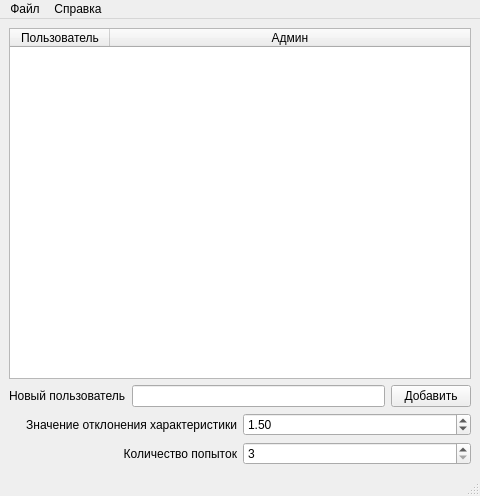
<?xml version="1.0" encoding="UTF-8"?>
<ui version="4.0">
 <class>AdminWindow</class>
 <widget class="QMainWindow" name="AdminWindow">
  <property name="geometry">
   <rect>
    <x>0</x>
    <y>0</y>
    <width>480</width>
    <height>496</height>
   </rect>
  </property>
  <property name="windowTitle">
   <string>Admin</string>
  </property>
  <widget class="QWidget" name="centralwidget">
   <layout class="QVBoxLayout" name="verticalLayout_2">
    <item>
     <layout class="QVBoxLayout" name="verticalLayout">
      <item>
       <widget class="QTableWidget" name="usersTableWidget">
        <property name="selectionBehavior">
         <enum>QAbstractItemView::SelectRows</enum>
        </property>
        <property name="columnCount">
         <number>2</number>
        </property>
        <attribute name="horizontalHeaderCascadingSectionResizes">
         <bool>true</bool>
        </attribute>
        <attribute name="horizontalHeaderHighlightSections">
         <bool>true</bool>
        </attribute>
        <attribute name="horizontalHeaderStretchLastSection">
         <bool>true</bool>
        </attribute>
        <column>
         <property name="text">
          <string>Пользователь</string>
         </property>
        </column>
        <column>
         <property name="text">
          <string>Админ</string>
         </property>
        </column>
       </widget>
      </item>
      <item>
       <layout class="QHBoxLayout" name="horizontalLayout">
        <item>
         <widget class="QLabel" name="newUserLoginLabel">
          <property name="text">
           <string>Новый пользователь</string>
          </property>
         </widget>
        </item>
        <item>
         <widget class="QLineEdit" name="newUserLoginEdit"/>
        </item>
        <item>
         <widget class="QPushButton" name="addNewUserButton">
          <property name="text">
           <string>Добавить</string>
          </property>
         </widget>
        </item>
       </layout>
      </item>
     </layout>
    </item>
    <item>
     <layout class="QGridLayout" name="gridLayout">
      <item row="1" column="0">
       <widget class="QLabel" name="totalRecordsLabel">
        <property name="text">
         <string>Количество попыток</string>
        </property>
        <property name="alignment">
         <set>Qt::AlignRight|Qt::AlignTrailing|Qt::AlignVCenter</set>
        </property>
       </widget>
      </item>
      <item row="1" column="1">
       <widget class="QSpinBox" name="totalRecordsSpinBox">
        <property name="minimum">
         <number>3</number>
        </property>
       </widget>
      </item>
      <item row="0" column="0">
       <widget class="QLabel" name="featureDeviationLabel">
        <property name="text">
         <string>Значение отклонения характеристики</string>
        </property>
        <property name="alignment">
         <set>Qt::AlignRight|Qt::AlignTrailing|Qt::AlignVCenter</set>
        </property>
       </widget>
      </item>
      <item row="0" column="1">
       <widget class="QDoubleSpinBox" name="thresholdDoubleSpinBox">
        <property name="minimum">
         <double>1.000000000000000</double>
        </property>
        <property name="maximum">
         <double>2.000000000000000</double>
        </property>
        <property name="singleStep">
         <double>0.100000000000000</double>
        </property>
        <property name="value">
         <double>1.500000000000000</double>
        </property>
       </widget>
      </item>
     </layout>
    </item>
   </layout>
  </widget>
  <widget class="QMenuBar" name="menubar">
   <property name="geometry">
    <rect>
     <x>0</x>
     <y>0</y>
     <width>480</width>
     <height>21</height>
    </rect>
   </property>
   <widget class="QMenu" name="menuFile">
    <property name="title">
     <string>Файл</string>
    </property>
    <addaction name="actionExit"/>
    <addaction name="actionChange_record"/>
   </widget>
   <widget class="QMenu" name="menuHelp">
    <property name="title">
     <string>Справка</string>
    </property>
    <addaction name="actionAbout"/>
   </widget>
   <addaction name="menuFile"/>
   <addaction name="menuHelp"/>
  </widget>
  <widget class="QStatusBar" name="statusbar"/>
  <action name="actionExit">
   <property name="text">
    <string>Выход</string>
   </property>
  </action>
  <action name="actionAbout">
   <property name="text">
    <string>О программе</string>
   </property>
  </action>
  <action name="actionChange_record">
   <property name="text">
    <string>Изменить запись голоса</string>
   </property>
  </action>
 </widget>
 <resources/>
 <connections/>
</ui>
